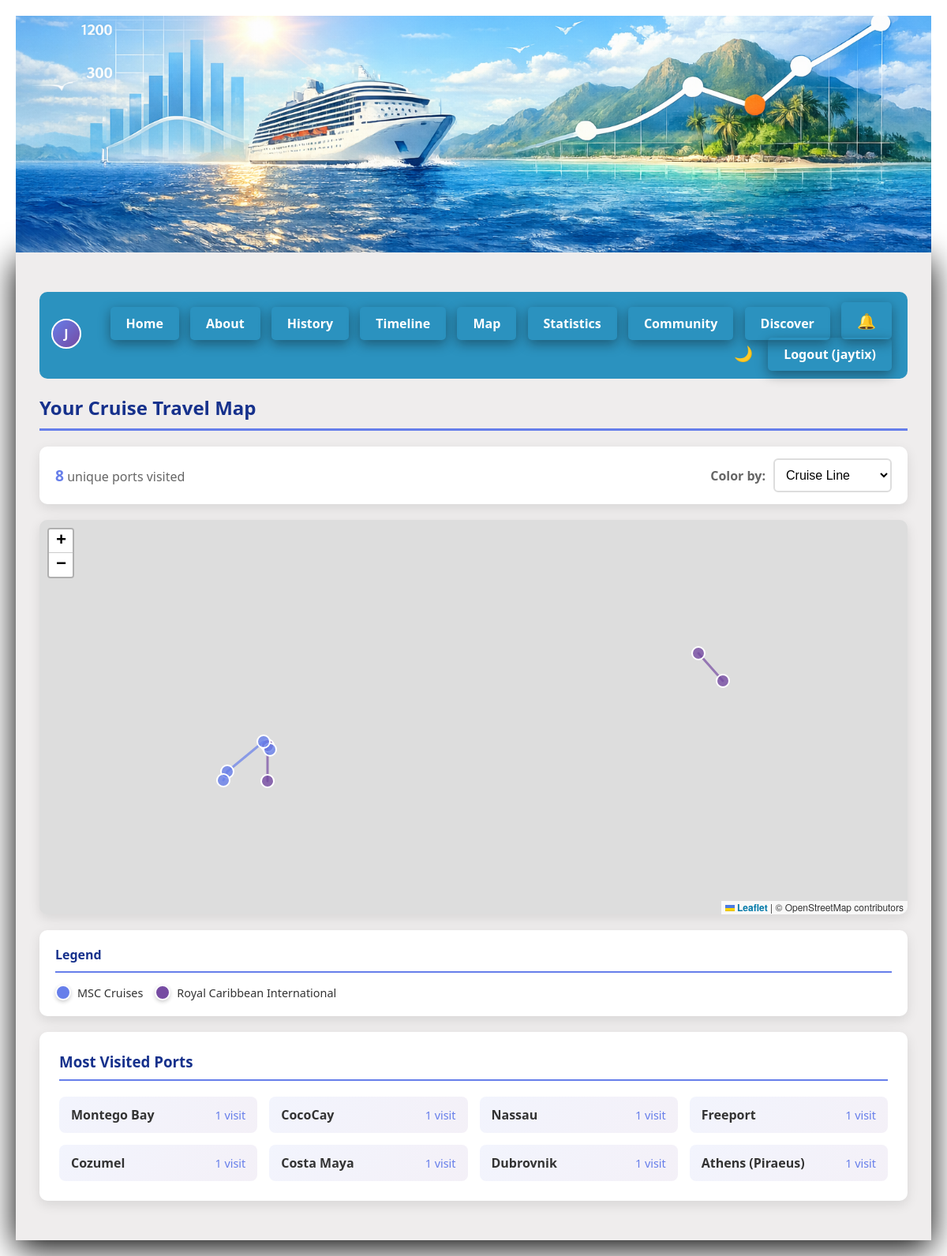
Screenshot of /map (signed in) with the database file from the repository.
### app.py (models this page shows, shortened)
class UserPreference(db.Model):
    id = db.Column(db.Integer, primary_key=True)
    user_id = db.Column(db.Integer, db.ForeignKey('user.id'), nullable=False, unique=True)
    dark_mode = db.Column(db.Boolean, default=False)
    yearly_budget = db.Column(db.Float, nullable=True)
    default_view = db.Column(db.String(20), default='table')
    user = db.relationship('User', backref=db.backref('preferences', uselist=False))

class User(UserMixin, db.Model):
    id = db.Column(db.Integer, primary_key=True)
    username = db.Column(db.String(80), unique=True, nullable=False)
    email = db.Column(db.String(120), unique=True, nullable=False)
    password_hash = db.Column(db.String(200), nullable=False)
    cruises = db.relationship('CruiseHistory', backref='user', lazy=True)

class Port(db.Model):
    id = db.Column(db.Integer, primary_key=True)
    name = db.Column(db.String(100), nullable=False)
    city = db.Column(db.String(100), nullable=True)
    country = db.Column(db.String(100), nullable=False)
    latitude = db.Column(db.Float, nullable=False)
    longitude = db.Column(db.Float, nullable=False)

### app.py (the view)
@app.route('/map')
@login_required
def cruise_map():
    cruises = CruiseHistory.query.filter_by(user_id=current_user.id).all()
    map_data = []
    port_visit_counts = {}
    for cruise in cruises:
        cruise_ports_list = CruisePort.query.filter_by(cruise_id=cruise.cruiseid)\
            .order_by(CruisePort.visit_order).all()
        ports_data = []
        for cp in cruise_ports_list:
            port = cp.port
            ports_data.append({
                'name': port.name,
                'country': port.country,
                'lat': port.latitude,
                'lng': port.longitude
            })
            port_visit_counts[port.name] = port_visit_counts.get(port.name, 0) + 1
        map_data.append({
            'id': cruise.cruiseid,
            'ship': cruise.ship.name,
            'cruiseline': cruise.cruiseline.name,
            'year': cruise.begindate.year,
            'region': cruise.region.name,
            'ports': ports_data
        })
    cruiselines = list(set(c['cruiseline'] for c in map_data))
    colors = ['#667eea', '#764ba2', '#f093fb', '#4facfe', '#43e97b', '#fa709a', '#00c9ff', '#92fe9d']
    cruiseline_colors = {line: colors[i % len(colors)] for i, line in enumerate(cruiselines)}
    most_visited = sorted(port_visit_counts.items(), key=lambda x: x[1], reverse=True)[:10]
    return render_template('map.html',
        map_data=map_data,
        cruiseline_colors=cruiseline_colors,
        most_visited_ports=most_visited,
        total_ports=len(port_visit_counts)
    )

### app.py (called while the page is built)
@login_manager.user_loader
def load_user(user_id):
    return User.query.get(int(user_id))

### templates/map.html (shortened to what this page needs)
{% extends "base.html" %}
{% block content %}
    <h2>Your Cruise Travel Map</h2>
    {% if map_data and total_ports > 0 %}
        <div class="map-controls">
            <div class="map-stats">
                <span><strong>{{ total_ports }}</strong> unique ports visited</span>
            </div>
            <div class="map-filters">
                <label for="colorBySelect">Color by:</label>
                <select id="colorBySelect" class="filter-select">
                    <option value="cruiseline">Cruise Line</option>
                </select>
            </div>
        </div>
        <div id="cruiseMap"></div>
        <div class="map-legend" id="mapLegend">
            <h4>Legend</h4>
            <div class="legend-items">
            </div>
        </div>
        {% if most_visited_ports %}
        <div class="port-stats">
            <h3>Most Visited Ports</h3>
            <div class="port-stats-grid">
                {% for port_name, count in most_visited_ports %}
                <div class="port-stat-item">
                    <span class="port-name">{{ port_name }}</span>
                    <span class="port-count">{{ count }} visit{{ 's' if count > 1 else '' }}</span>
                </div>
                {% endfor %}
            </div>
        </div>
        {% endif %}
    {% else %}
        <div class="no-data-message">
            <p>No ports tracked yet. Add ports to your cruises to see them on the map!</p>
            <p class="sub-message">You can add ports when creating or editing a cruise from the History page.</p>
            <a href="{{ url_for('history') }}" class="btn-primary">Go to History</a>
        </div>
    {% endif %}
{% endblock %}

### templates/base.html (shortened to what this page needs)
<!DOCTYPE html>
<html>
<head>
    <link rel="stylesheet" href="https://unpkg.com/leaflet@1.9.4/dist/leaflet.css" />
    <link rel="stylesheet" href="{{ url_for('static', filename='css/style.css') }}?v=2">
    {% if request.endpoint != "home" and request.endpoint != "social.profile" %}
        <img src="{{url_for('static', filename='images/banner.png') }}" class="smallbanner" alt="Histacruise Banner" style="display: block; margin-left: auto; margin-right: auto;" >
    {% endif %}
</head>
<body class="{{ 'dark-mode' if current_user.is_authenticated and current_user.preferences and current_user.preferences.dark_mode else '' }}">
    <div class="container">
        <nav>
            {% if current_user.is_authenticated %}
            <a href="{{ url_for('social.profile', username=current_user.username) }}" class="nav-profile-link" title="My Profile">
            </a>
            {% endif %}
            <div class="nav-links">
                <a href="/">Home</a>
                <a href="/about">About</a>
                {% if current_user.is_authenticated %}
                    <a href="/history">History</a>
                    <a href="{{ url_for('timeline') }}">Timeline</a>
                    <a href="{{ url_for('cruise_map') }}">Map</a>
                    <a href="{{ url_for('statistics') }}">Statistics</a>
                    <a href="{{ url_for('social.feed') }}">Community</a>
                    <a href="{{ url_for('social.discover') }}">Discover</a>
                    <a href="{{ url_for('social.notifications') }}" class="nav-notification-link" id="navNotifLink" title="Notifications">
                        &#128276;<span class="notif-badge" id="notifBadge" style="display:none;">0</span>
                    </a>
                    <button id="darkModeToggle" class="dark-mode-btn" title="Toggle Dark Mode">{{ '🌙' if not (current_user.preferences and current_user.preferences.dark_mode) else '☀️' }}</button>
                    <a href="{{ url_for('logout') }}">Logout ({{ current_user.username }})</a>
                {% else %}
                    <a href="{{ url_for('login') }}">Login</a>
                    <a href="{{ url_for('register') }}">Register</a>
                {% endif %}
            </div>
        </nav>
        {% block content %}
        {% endblock %}
    </div>
</body>
</html>

### rows the page displays
UserPreference: dark_mode "🌙"
User: username "jaytix"
Port: name "Montego Bay", count "1"
Port: name "CocoCay", count "1"
Port: name "Nassau", count "1"
Port: name "Freeport", count "1"
Port: name "Cozumel", count "1"
Port: name "Costa Maya", count "1"
Port: name "Dubrovnik", count "1"
Port: name "Athens (Piraeus)", count "1"

### other values shown
{{ total_ports }} "8"
